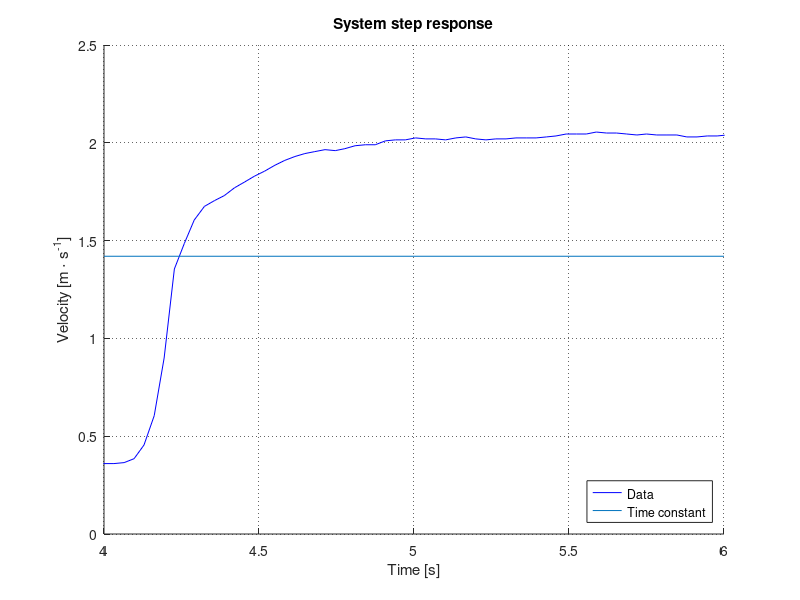

Write MATLAB code to recreate this figure. (Note: this script raises an error after producing the figure.)
close all;
clear all;
clear home;
clc;

Step = csvread('step.csv');
hold
P1=plot(Step(:,6)/1000,(Step(:,5)+Step(:,4))/2, 'b')

TconstLine = [4 6 ; 1.42 1.42];
tauLine = plot(TconstLine(1,:), TconstLine(2,:));

title('System step response')
xlabel('Time [s]')
ylabel('Velocity [m \cdot s^{-1}]')
xlim([4 6]);
legend('Data','Time constant', 'Location', 'southeast' )
grid on
set(gca,'GridLineStyle',':', 'GridColor', 'k', 'GridAlpha', .6)
set( P1, 'color', '[1 0 0]', 'LineWidth', 2 );
set ( tauLine, 'color', '[0 0 1]', 'LineWidth', 2 );
